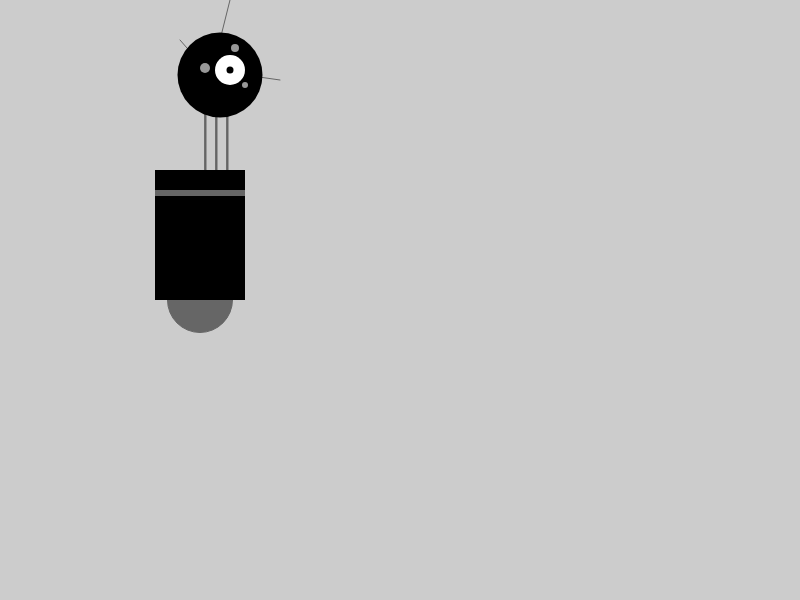
Frame 1 (no input)
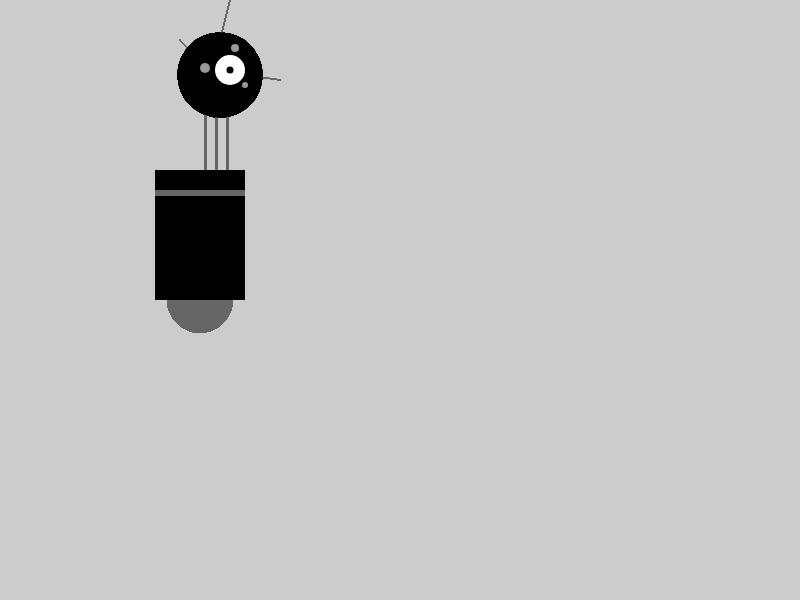
Frame 60 (no input)
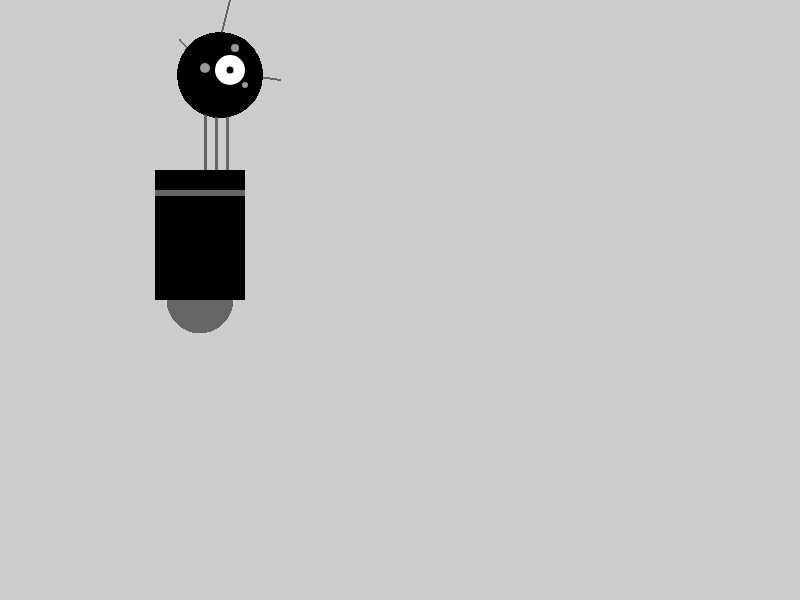
Frame 120 (the mouse pressed at the canvas centre since frame 60)

The p5.js sketch that drew these frames (run headless with seeded random() and noise() and a simulated clock; from frame 60 on, the mouse is pressed at the canvas centre):

// p5.js sketch
// ── sketch.js
function setup() {
  createCanvas(800, 600);
  background(204,204,204);
  

}

function draw() {
  //Bottom Semi Circle
  fill(102,102,102);
  stroke(102,102,102);
  ellipse(200,300,65,65);
  
   //Line D
 
  fill(102,102,102);
  line(180,40,215,80);
  
  //Line D
 
  fill(102,102,102);
  line(280,80,245,75);
  
   //Line D
 
  fill(102,102,102);
  line(230,0,205,100);
  
  //Line2
 
  fill(102,102,102);
  rect(216,70,1,200);
  
  //Line3
 
  fill(102,102,102);
  rect(227,70,1,200);
  
  //Line4
 
  fill(102,102,102);
  rect(205,70,1,200);
  
  //Black Body
  fill(0,0,0);
  noStroke();
  rect(155,170,90,130);
  
  //Grey Line
  fill(102,102,102);
  rect(155,190,90,6);
  
  //LIne 1
  
  //Line 2
  
  //Line 3
  
  //Cricle Black Head
  fill(0,0,0);
  ellipse(220,75,85,85);
  
  //EYE
  fill(255,255,255);
  ellipse(230,70,30,30);
  
  //Pupilla
  fill(0,0,0);
  ellipse(230,70,7,7);
  
   //Neo1
  fill(152,152,152);
  ellipse(205,68,10,10);
  
  //Neo2
  fill(152,152,152);
  ellipse(245,85,6,6);
  
   //Neo3
  fill(152,152,152);
  ellipse(235,48,8,8);
  
 
  
  
  
}
